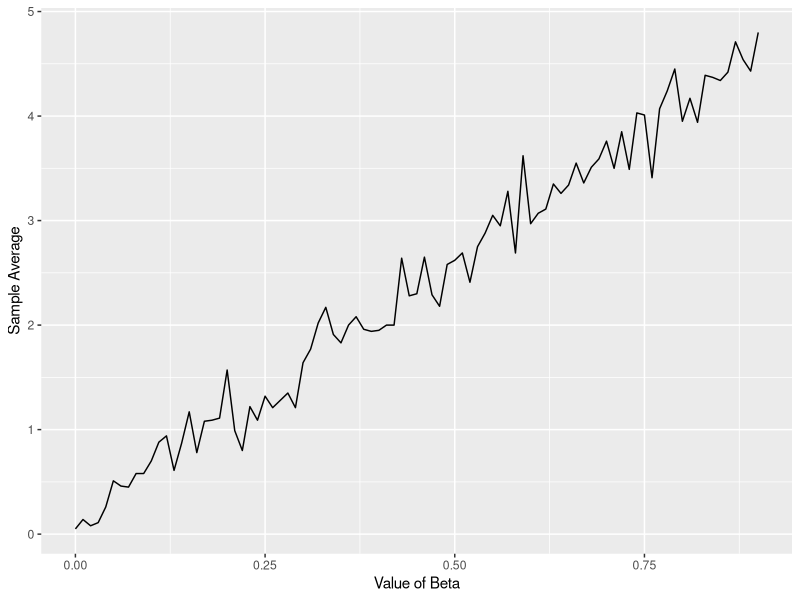
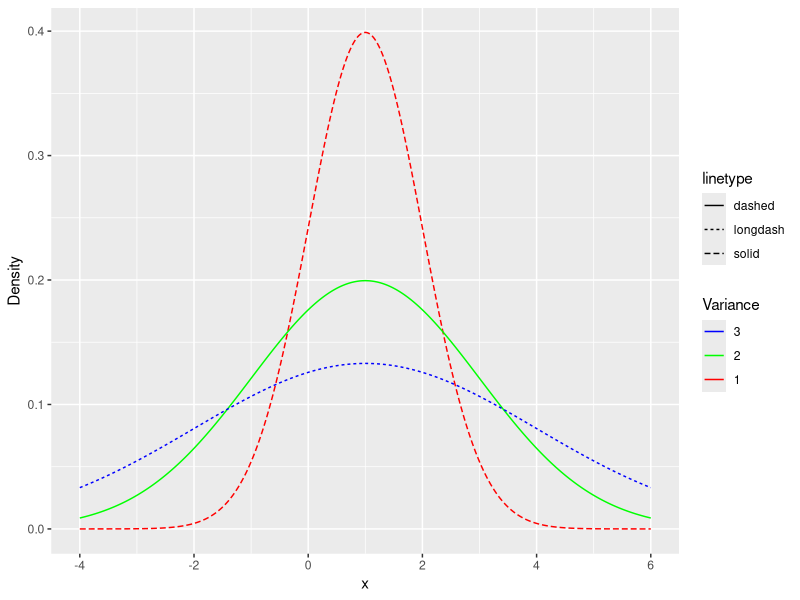
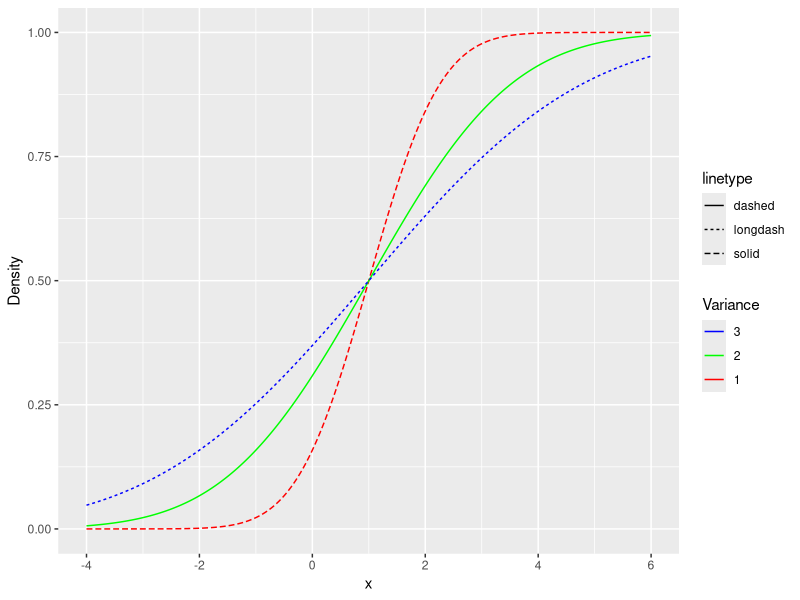
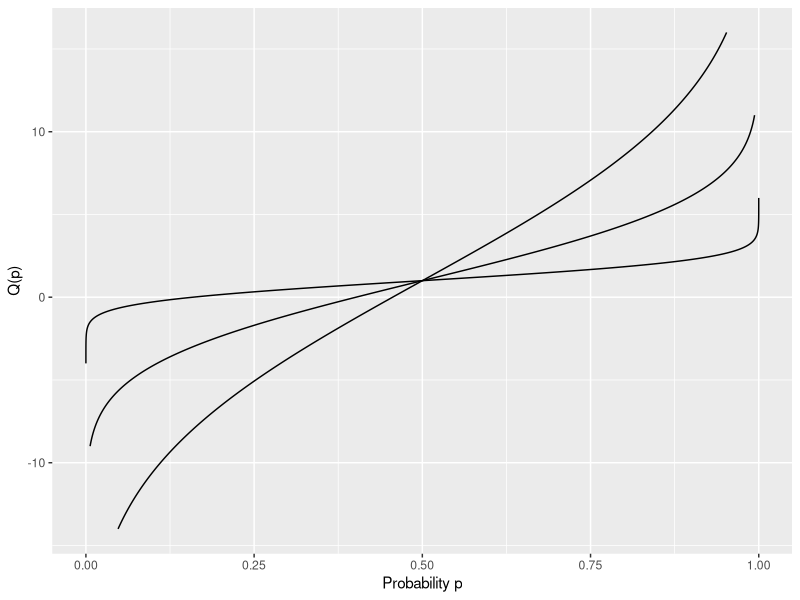

Write the R code that produced these figures, in order.
## ---- chunk 1
knitr::opts_chunk$set(echo = TRUE)
library(dplyr) 
library(ggplot2)
library(tidyverse)
## ---- chunk 2
set.seed(0)
n<-1000
sample_X<-data.frame(U=runif(n))%>%
  mutate(X=case_when(
    (0<=U)&(U<0.25)~1,
    (0.25<=U)&(U<0.5)~5,
    (0.5<=U)&(U<=1)~0))%>%
pull(X)

head(sample_X,400)

sample_X_015<-function(alpha,beta,n){
  data.frame(U=runif(n))%>%
  mutate(X=case_when(
    (0<=U)&(U<alpha)~1,
    (alpha<=U)&(U<alpha+beta)~5,
    (alpha+beta<=U)&(U<=1)~0))%>%
  pull(X) 
}

test<-sample_X_015(0.5,0.1,100000)

head(test,400)

sample_avg<-mean(test)
sample_avg
## ---- chunk 3
range<-seq(0,0.9,0.01)
average_vector<-c()

for(i in range){
  sample<-sample_X_015(0.1,i,100)
  sample_avg<-mean(sample)
  average_vector<-c(average_vector,sample_avg)
}


ggplot()+xlab("Value of Beta")+geom_line(aes(x=range,y=average_vector))+ylab("Sample Average")
  
## ---- chunk 4
range<-seq(-4,6,0.01)
plot_1<-dnorm(range,mean=1,sd=1,log=FALSE)
plot_2<-dnorm(range,mean=1,sd=2,log=FALSE)
plot_3<-dnorm(range,mean=1,sd=3,log=FALSE)
lp<-ggplot()+xlab("x")+geom_line(aes(x=range,y=plot_1,color="red",linetype='solid'))+geom_line(aes(x=range,y=plot_2,color="green",linetype='dashed'))+geom_line(aes(x=range,y=plot_3,color="blue",linetype='longdash'))+ylab("Density")

lp + scale_color_manual(values=c("blue","green","red"),
                       name="Variance",
                       labels=c("3","2","1"))
## ---- chunk 5
cplot_1<-pnorm(range,mean=1,sd=1,lower.tail=TRUE,log.p=FALSE)
cplot_2<-pnorm(range,mean=1,sd=2,lower.tail=TRUE,log.p=FALSE)
cplot_3<-pnorm(range,mean=1,sd=3,lower.tail=TRUE,log.p=FALSE)

clp<-ggplot()+xlab("x")+geom_line(aes(x=range,y=cplot_1,color="red",linetype='solid'))+geom_line(aes(x=range,y=cplot_2,color="green",linetype='dashed'))+geom_line(aes(x=range,y=cplot_3,color="blue",linetype='longdash'))+ylab("Density")

clp + scale_colour_manual(values=c("blue","green","red"),
                       name="Variance",
                       labels=c("3","2","1"))
## ---- chunk 6
qplot_1<-qnorm(cplot_1,mean=1,sd=1,lower.tail=TRUE,log.p=FALSE)
qplot_2<-qnorm(cplot_1,mean=1,sd=2,lower.tail=TRUE,log.p=FALSE)
qplot_3<-qnorm(cplot_1,mean=1,sd=3,lower.tail=TRUE,log.p=FALSE)

ggplot()+geom_line(aes(x=cplot_1,y=qplot_1))+geom_line(aes(x=cplot_2,y=qplot_2))+geom_line(aes(x=cplot_3,y=qplot_3))+xlab("Probability p")+ylab("Q(p)")
